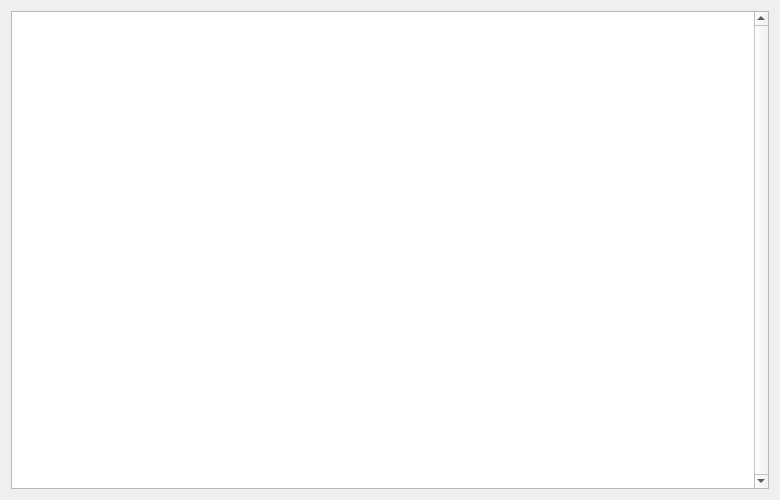
<?xml version="1.0" encoding="UTF-8"?>
<ui version="4.0">
 <class>FlightListWindow</class>
 <widget class="QWidget" name="FlightListWindow">
  <property name="geometry">
   <rect>
    <x>0</x>
    <y>0</y>
    <width>780</width>
    <height>500</height>
   </rect>
  </property>
  <property name="windowTitle">
   <string>Flight list</string>
  </property>
  <property name="windowIcon">
   <iconset resource="../resources/imgs.qrc">
    <normaloff>:/mainIcon/icon.png</normaloff>:/mainIcon/icon.png</iconset>
  </property>
  <layout class="QGridLayout" name="gridLayout">
   <item row="0" column="0">
    <widget class="QTableView" name="FlightsTable">
     <property name="verticalScrollBarPolicy">
      <enum>Qt::ScrollBarAlwaysOn</enum>
     </property>
     <property name="horizontalScrollBarPolicy">
      <enum>Qt::ScrollBarAlwaysOff</enum>
     </property>
     <property name="editTriggers">
      <set>QAbstractItemView::DoubleClicked|QAbstractItemView::SelectedClicked</set>
     </property>
     <property name="showDropIndicator" stdset="0">
      <bool>false</bool>
     </property>
     <property name="dragDropOverwriteMode">
      <bool>false</bool>
     </property>
     <property name="alternatingRowColors">
      <bool>false</bool>
     </property>
     <property name="selectionMode">
      <enum>QAbstractItemView::SingleSelection</enum>
     </property>
     <property name="selectionBehavior">
      <enum>QAbstractItemView::SelectRows</enum>
     </property>
     <property name="showGrid">
      <bool>false</bool>
     </property>
     <property name="sortingEnabled">
      <bool>true</bool>
     </property>
     <property name="wordWrap">
      <bool>false</bool>
     </property>
     <property name="cornerButtonEnabled">
      <bool>false</bool>
     </property>
     <attribute name="horizontalHeaderStretchLastSection">
      <bool>true</bool>
     </attribute>
     <attribute name="verticalHeaderVisible">
      <bool>false</bool>
     </attribute>
     <attribute name="verticalHeaderDefaultSectionSize">
      <number>20</number>
     </attribute>
     <attribute name="verticalHeaderHighlightSections">
      <bool>false</bool>
     </attribute>
     <attribute name="verticalHeaderMinimumSectionSize">
      <number>20</number>
     </attribute>
    </widget>
   </item>
  </layout>
 </widget>
 <resources>
  <include location="../resources/imgs.qrc"/>
 </resources>
 <connections/>
</ui>
